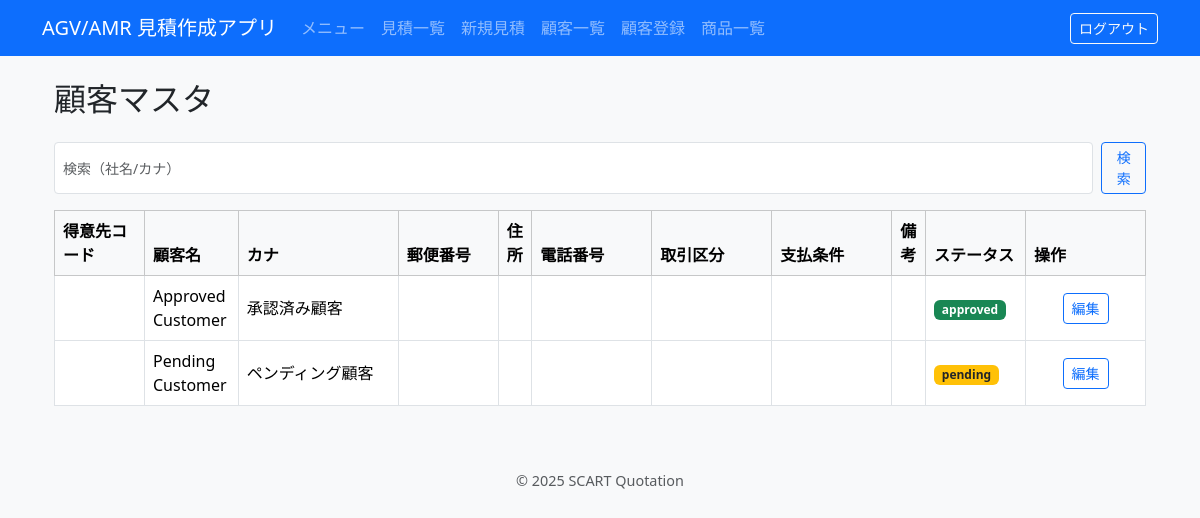
The page /customers (signed in) on the database its author committed.
### app/models/customer.py (models this page shows, shortened)
class Customer(db.Model):
    __tablename__ = 'customers'
    id = db.Column(db.Integer, primary_key=True)
    customer_code = db.Column(db.String(50))  # 得意先コード（自由入力）
    name = db.Column(db.String(255), unique=True, nullable=False)
    name_kana = db.Column(db.String(255))
    postal_code = db.Column(db.String(20))    # 郵便番号
    address = db.Column(db.String(255))
    phone = db.Column(db.String(50))
    transaction_type = db.Column(db.String(50))  # 取引区分（旧）
    payment_terms = db.Column(db.String(100))    # 支払条件（旧）
    transaction_type_id = db.Column(db.Integer, db.ForeignKey('transaction_types.id'), nullable=True)
    payment_term_id = db.Column(db.Integer, db.ForeignKey('payment_terms.id'), nullable=True)
    note = db.Column(db.Text)
    created_at = db.Column(db.DateTime, default=datetime.utcnow)
    updated_at = db.Column(db.DateTime, default=datetime.utcnow, onupdate=datetime.utcnow)
    contact_name = db.Column(db.String(255))
    email = db.Column(db.String(255))
    status = db.Column(db.String(20), nullable=False, default="approved")
    requested_by_user_id = db.Column(db.Integer, nullable=True)
    approved_by_user_id = db.Column(db.Integer, nullable=True)
    approved_at = db.Column(db.DateTime, nullable=True)
    rejected_at = db.Column(db.DateTime, nullable=True)
    approval_comment = db.Column(db.Text, nullable=True)
    quotations = relationship("Quotation", back_populates="customer")
    transaction_type_ref = relationship('TransactionType', back_populates='customers')
    payment_term_ref = relationship('PaymentTerm', back_populates='customers')

### app/routes/customer.py (the view)
@customer_bp.route('/customers')
@login_required
def customer_list():
    current_app.logger.info("[ROUTE] /customers called")
    q = request.args.get('q', '').strip()
    query = Customer.query
    if q:
        query = query.filter(or_(Customer.name.contains(q), Customer.name_kana.contains(q)))
    is_admin = g.current_user and getattr(g.current_user, 'role', None) == 'admin'
    if not is_admin:
        query = query.filter(Customer.status == CustomerStatus.APPROVED.value)
    customers = query.order_by(Customer.name).all()
    return render_template('customer_list.html', customers=customers, q=q, is_admin=is_admin, current_user=g.current_user)

### app/templates/customer_list.html
{% extends "layout.html" %}
{% block content %}
<div class="container mt-4">
  <h2 class="mb-4" id="page-title-customers">顧客マスタ</h2>
  <form class="d-flex mb-3" method="get" action="{{ url_for('customer.customer_list') }}">
    <input type="text" name="q" class="form-control form-control-sm me-2" placeholder="検索（社名/カナ）" value="{{ q or '' }}">
    <button class="btn btn-sm btn-outline-primary" type="submit">検索</button>
  </form>
  <div class="table-responsive">
  <table class="table table-bordered table-hover align-middle">
    <thead class="table-light">
      <tr>
        <th style="width: 90px;">得意先コード</th>
        <th>顧客名</th>
        <th style="width: 160px;">カナ</th>
        <th style="width: 100px;">郵便番号</th>
        <th>住所</th>
        <th style="width: 120px;">電話番号</th>
        <th style="width: 120px;">取引区分</th>
        <th style="width: 120px;">支払条件</th>
        <th>備考</th>
        {% if current_user and current_user.role == 'admin' %}
          <th style="width: 100px;">ステータス</th>
        {% endif %}
        <th style="width: 120px;">操作</th>
      </tr>
    </thead>
    <tbody>
      {% if customers and customers|length > 0 %}
        {% for c in customers %}
          <tr>
            <td>{{ c.customer_code or '' }}</td>
            <td>{{ c.name }}</td>
            <td>{{ c.name_kana or '' }}</td>
            <td>{{ c.postal_code or '' }}</td>
            <td>{{ c.address or '' }}</td>
            <td>{{ c.phone or '' }}</td>
            <td>{{ c.transaction_type or '' }}</td>
            <td>{{ c.payment_terms or '' }}</td>
            <td>{{ c.note or '' }}</td>
            {% if current_user and current_user.role == 'admin' %}
              <td>
                {% if c.status == 'pending' %}
                  <span class="badge bg-warning text-dark" title="{{ c.approval_comment or '' }}">pending</span>
                {% elif c.status == 'rejected' %}
                  <span class="badge bg-secondary" title="{{ c.approval_comment or '' }}">rejected</span>
                {% elif c.status == 'approved' %}
                  <span class="badge bg-success">approved</span>
                {% else %}
                  <span class="text-muted">-</span>
                {% endif %}
              </td>
            {% endif %}
            <td class="text-center">
              <a class="btn btn-sm btn-outline-primary" href="{{ url_for('customer.customer_edit', customer_id=c.id) }}">編集</a>
            </td>
          </tr>
        {% endfor %}
      {% else %}
        <tr>
          <td colspan="{% if current_user and current_user.role == 'admin' %}11{% else %}10{% endif %}" class="text-center text-muted py-4">
            顧客がいません
          </td>
        </tr>
      {% endif %}
    </tbody>
  </table>
  </div>
</div>
{% endblock %}

### app/templates/layout.html (shortened to what this page needs)
<!DOCTYPE html>
<html lang="ja">
<head>
    <link href="https://cdn.jsdelivr.net/npm/bootstrap@5.3.2/dist/css/bootstrap.min.css" rel="stylesheet">
    <link href="{{ url_for('static', filename='css/style.css') }}" rel="stylesheet">
</head>
<body>
    <nav class="navbar navbar-expand-lg navbar-dark bg-primary mb-4">
        <div class="container">
            <a class="navbar-brand" id="nav-brand" href="/">AGV/AMR 見積作成アプリ</a>
            <div class="collapse navbar-collapse" id="navbarNav">
                {% if current_user %}
                    <ul class="navbar-nav me-auto">
                        <li class="nav-item"><a class="nav-link" href="{{ url_for('main.index') }}">メニュー</a></li>
                        {% if 'quotation.quotation_list' in view_functions %}
                        <li class="nav-item"><a class="nav-link" href="{{ url_for('quotation.quotation_list') }}">見積一覧</a></li>
                        {% endif %}
                        {% if 'quotation.quotation_new' in view_functions %}
                        <li class="nav-item"><a class="nav-link" href="{{ url_for('quotation.quotation_new') }}">新規見積</a></li>
                        {% endif %}
                        {% if 'customer.customer_list' in view_functions %}
                        <li class="nav-item"><a class="nav-link" href="{{ url_for('customer.customer_list') }}">顧客一覧</a></li>
                        {% endif %}
                        {% if 'customer.customer_new' in view_functions %}
                        <li class="nav-item"><a class="nav-link" href="{{ url_for('customer.customer_new') }}">顧客登録</a></li>
                        {% endif %}
                        {% if 'product.product_list' in view_functions %}
                        <li class="nav-item"><a class="nav-link" href="{{ url_for('product.product_list') }}">商品一覧</a></li>
                        {% endif %}
                    </ul>
                    <div class="d-flex align-items-center">
                        <a class="btn btn-outline-light btn-sm" href="{{ url_for('auth.logout') }}">ログアウト</a>
                    </div>
                {% else %}
                    <ul class="navbar-nav ms-auto">
                        <li class="nav-item">
                            <a class="nav-link" href="{{ url_for('auth.login') }}">ログイン</a>
                        </li>
                    </ul>
                {% endif %}
            </div>
        </div>
    </nav>
    <div class="container">
        {% block content %}{% endblock %}
    </div>
    <footer class="text-center text-muted mt-5 mb-3" style="font-size: 0.9em;">
        &copy; 2025 SCART Quotation
    </footer>
</body>
</html>

### app/static/css/style.css (style rules this page uses)
body { font-family: system-ui, -apple-system, BlinkMacSystemFont, "Segoe UI", Roboto, "Helvetica Neue", Arial, sans-serif; background-color: #f8f9fa; }
footer { color: #888; }

### rows shown on the page
Customer: name "Approved Customer", name_kana "承認済み顧客", status "approved"
Customer: name "Pending Customer", name_kana "ペンディング顧客"
